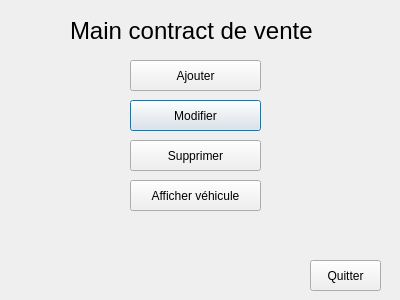
<?xml version="1.0" encoding="UTF-8"?>
<ui version="4.0">
 <class>Dialog</class>
 <widget class="QDialog" name="Dialog">
  <property name="geometry">
   <rect>
    <x>0</x>
    <y>0</y>
    <width>400</width>
    <height>300</height>
   </rect>
  </property>
  <property name="windowTitle">
   <string>Dialog</string>
  </property>
  <widget class="QPushButton" name="pushButton_modifier">
   <property name="geometry">
    <rect>
     <x>130</x>
     <y>100</y>
     <width>131</width>
     <height>31</height>
    </rect>
   </property>
   <property name="text">
    <string>Modifier</string>
   </property>
  </widget>
  <widget class="QPushButton" name="pushButton_ajouter">
   <property name="geometry">
    <rect>
     <x>130</x>
     <y>60</y>
     <width>131</width>
     <height>31</height>
    </rect>
   </property>
   <property name="text">
    <string>Ajouter</string>
   </property>
  </widget>
  <widget class="QPushButton" name="pushButton_afficher">
   <property name="geometry">
    <rect>
     <x>130</x>
     <y>180</y>
     <width>131</width>
     <height>31</height>
    </rect>
   </property>
   <property name="text">
    <string>Afficher véhicule</string>
   </property>
  </widget>
  <widget class="QPushButton" name="pushButton_quitter">
   <property name="geometry">
    <rect>
     <x>310</x>
     <y>260</y>
     <width>71</width>
     <height>31</height>
    </rect>
   </property>
   <property name="text">
    <string>Quitter</string>
   </property>
  </widget>
  <widget class="QPushButton" name="pushButton_suprimer">
   <property name="geometry">
    <rect>
     <x>130</x>
     <y>140</y>
     <width>131</width>
     <height>31</height>
    </rect>
   </property>
   <property name="text">
    <string>Supprimer</string>
   </property>
  </widget>
  <widget class="QLabel" name="label">
   <property name="geometry">
    <rect>
     <x>70</x>
     <y>10</y>
     <width>251</width>
     <height>41</height>
    </rect>
   </property>
   <property name="font">
    <font>
     <pointsize>18</pointsize>
    </font>
   </property>
   <property name="text">
    <string>Main contract de vente</string>
   </property>
  </widget>
 </widget>
 <resources/>
 <connections/>
</ui>
